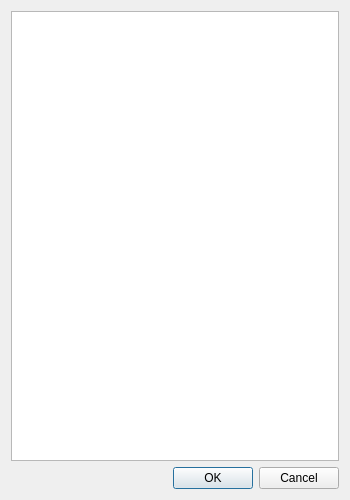
<?xml version="1.0" encoding="UTF-8"?>
<ui version="4.0">
 <class>OpenWithDialog</class>
 <widget class="QDialog" name="OpenWithDialog">
  <property name="geometry">
   <rect>
    <x>0</x>
    <y>0</y>
    <width>350</width>
    <height>500</height>
   </rect>
  </property>
  <property name="windowTitle">
   <string>Choose Application</string>
  </property>
  <layout class="QVBoxLayout" name="verticalLayout">
   <item>
    <widget class="QTreeView" name="treeView">
     <property name="editTriggers">
      <set>QAbstractItemView::NoEditTriggers</set>
     </property>
     <property name="uniformRowHeights">
      <bool>true</bool>
     </property>
     <attribute name="headerVisible">
      <bool>false</bool>
     </attribute>
    </widget>
   </item>
   <item>
    <widget class="QDialogButtonBox" name="buttonBox">
     <property name="orientation">
      <enum>Qt::Horizontal</enum>
     </property>
     <property name="standardButtons">
      <set>QDialogButtonBox::Cancel|QDialogButtonBox::Ok</set>
     </property>
    </widget>
   </item>
  </layout>
 </widget>
 <resources/>
 <connections>
  <connection>
   <sender>buttonBox</sender>
   <signal>accepted()</signal>
   <receiver>OpenWithDialog</receiver>
   <slot>accept()</slot>
   <hints>
    <hint type="sourcelabel">
     <x>248</x>
     <y>254</y>
    </hint>
    <hint type="destinationlabel">
     <x>157</x>
     <y>274</y>
    </hint>
   </hints>
  </connection>
  <connection>
   <sender>buttonBox</sender>
   <signal>rejected()</signal>
   <receiver>OpenWithDialog</receiver>
   <slot>reject()</slot>
   <hints>
    <hint type="sourcelabel">
     <x>316</x>
     <y>260</y>
    </hint>
    <hint type="destinationlabel">
     <x>286</x>
     <y>274</y>
    </hint>
   </hints>
  </connection>
 </connections>
</ui>
